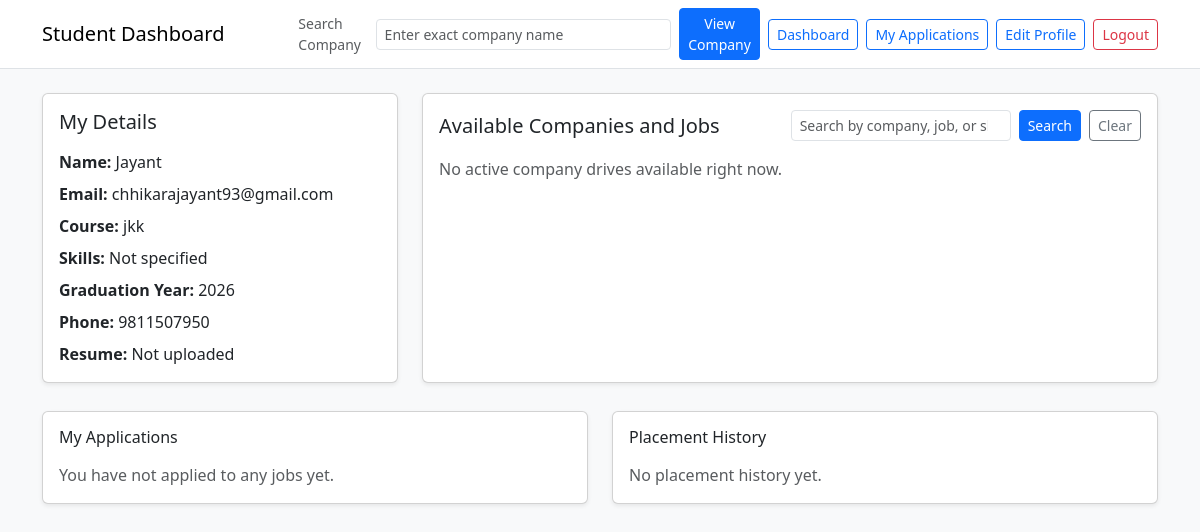
Before: /student-dashboard (signed in) with the older database file.
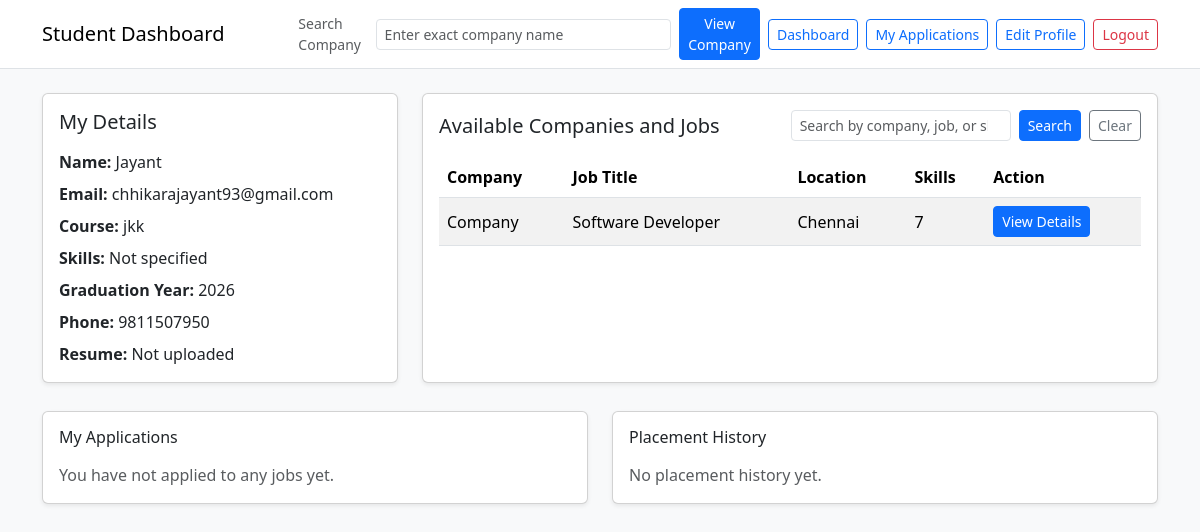
After: the same page with the newer database file.
### model.py (models this page shows, shortened)
class JobPosition(db.Model):
    __tablename__ = "job_positions"
    id = db.Column(db.Integer, primary_key=True)
    company_id = db.Column(db.Integer, db.ForeignKey("companies.id"), nullable=False)
    title = db.Column(db.String(120), nullable=False)
    description = db.Column(db.Text, nullable=True)
    eligibility_criteria = db.Column(db.String(255), nullable=True)
    required_skills = db.Column(db.String(255), nullable=True)
    experience_required = db.Column(db.String(120), nullable=True)
    application_deadline = db.Column(db.Date, nullable=True)
    location = db.Column(db.String(120), nullable=True)
    salary_lpa = db.Column(db.Float, nullable=True)
    status = db.Column(db.String(30), nullable=False, default="pending")
    is_active = db.Column(db.Boolean, nullable=False, default=True)
    posted_at = db.Column(db.DateTime, nullable=False, default=datetime.utcnow)
    company = db.relationship("Company", back_populates="job_positions")
    applications = db.relationship(
        "Application", back_populates="job_position", cascade="all, delete-orphan"
    )

class Company(db.Model):
    __tablename__ = "companies"
    id = db.Column(db.Integer, primary_key=True)
    name = db.Column(db.String(120), unique=True, nullable=False)
    email = db.Column(db.String(120), unique=True, nullable=False)
    password = db.Column(db.String(120), nullable=False)
    industry = db.Column(db.String(100), nullable=True)
    location = db.Column(db.String(120), nullable=True)
    website = db.Column(db.String(255), nullable=True)
    is_blacklisted = db.Column(db.Boolean, nullable=False, default=False)
    is_approved = db.Column(db.Boolean, nullable=False, default=False)
    job_positions = db.relationship(
        "JobPosition", back_populates="company", cascade="all, delete-orphan"
    )

### app.py (the view, shortened to what this page needs)
@app.route('/student-dashboard')
def student_dashboard():
    if 'student_id' not in session:
        return redirect(url_for("access"))
    close_expired_job_positions()
    student = Student.query.get(session['student_id'])
    if not student:
        return redirect(url_for("access"))
    search = (request.args.get("search") or "").strip().lower()
    applications = Application.query.filter_by(student_id=student.id).all()
    active_positions = JobPosition.query.join(Company).filter(
        JobPosition.is_active == True,
        JobPosition.status == "approved",
        Company.is_blacklisted == False,
        Company.is_approved == True
    ).all()
    applied_position_ids = [app.job_position_id for app in applications]
    placements = Placement.query.join(Application).filter(
        Application.student_id == student.id
    ).all()
    return render_template('student.html',
                         student=student,
                         applications=applications,
                         active_positions=active_positions,
                         applied_position_ids=applied_position_ids,
                         placements=placements,
                         search=search)

### app.py (called while the page is built)
def close_expired_job_positions():
    today = datetime.utcnow().date()
    expired_positions = JobPosition.query.filter(
        JobPosition.is_active == True,
        JobPosition.application_deadline.isnot(None),
        JobPosition.application_deadline < today,
    ).all()
    for position in expired_positions:
        position.is_active = False
        position.status = "closed"
    if expired_positions:
        db.session.commit()

### template/student.html (shortened to what the changed rows need)
<!doctype html>
<html lang="en">
<head>
    <link href="https://cdn.jsdelivr.net/npm/bootstrap@5.3.8/dist/css/bootstrap.min.css" rel="stylesheet">
</head>
<body class="bg-light">
    <main class="container py-4">
        <div class="row g-4">
            <div class="col-12 col-lg-4">
                <div class="card shadow-sm h-100">
                    <div class="card-body">
                        <h2 class="h5 mb-3">My Details</h2>
                    </div>
                </div>
            </div>
            <div class="col-12 col-lg-8">
                <div class="card shadow-sm h-100">
                    <div class="card-body">
                        <div class="d-flex flex-wrap justify-content-between align-items-center gap-2 mb-3">
                            <h2 class="h5 mb-0">Available Companies and Jobs</h2>
                            <form method="GET" action="{{ url_for('student_dashboard') }}" class="d-flex gap-2">
                            </form>
                        </div>
                        {% if active_positions %}
                            <div class="table-responsive">
                                <table class="table table-striped align-middle">
                                    <thead>
                                        <tr>
                                            <th>Company</th>
                                            <th>Job Title</th>
                                            <th>Location</th>
                                            <th>Skills</th>
                                            <th>Action</th>
                                        </tr>
                                    </thead>
                                    <tbody>
                                        {% for position in active_positions %}
                                            <tr>
                                                <td>{{ position.company.name }}</td>
                                                <td>{{ position.title }}</td>
                                                <td>{{ position.location or 'N/A' }}</td>
                                                <td>{{ position.required_skills or position.eligibility_criteria or 'N/A' }}</td>
                                                <td>
                                                    <a href="{{ url_for('student_job_details', position_id=position.id) }}" class="btn btn-primary btn-sm">View Details</a>
                                                </td>
                                            </tr>
                                        {% endfor %}
                                    </tbody>
                                </table>
                            </div>
                        {% else %}
                            {% if search %}
                                <p class="text-muted mb-0">No jobs matched your search.</p>
                            {% else %}
                                <p class="text-muted mb-0">No active company drives available right now.</p>
                            {% endif %}
                        {% endif %}
                    </div>
                </div>
            </div>
        </div>
        <div class="row g-4 mt-1">
            <div class="col-12 col-lg-6">
                <div class="card shadow-sm h-100">
                    <div class="card-body">
                        <h2 class="h6 mb-3">My Applications</h2>
                    </div>
                </div>
            </div>
            <div class="col-12 col-lg-6">
                <div class="card shadow-sm h-100">
                    <div class="card-body">
                        <h2 class="h6 mb-3">Placement History</h2>
                    </div>
                </div>
            </div>
        </div>
    </main>
</body>
</html>

Changed rows visible on the page:
now on this page (row edited): JobPosition: company.name "Company", title "Software Developer", location "Chennai", required_skills+eligibility_criteria "7"
Other visible differences:
text no longer shown: "No active company drives available right now."
text now shown: "Company Job Title Location Skills Action"
